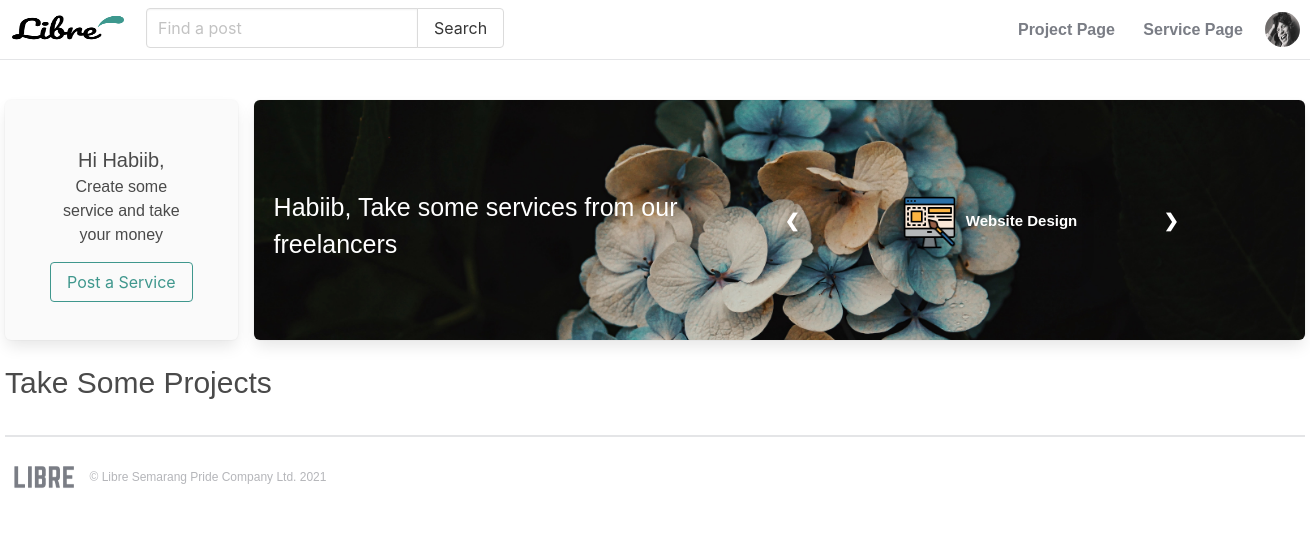
The page /service/sellerpage/ (signed in) on the database as committed earlier.
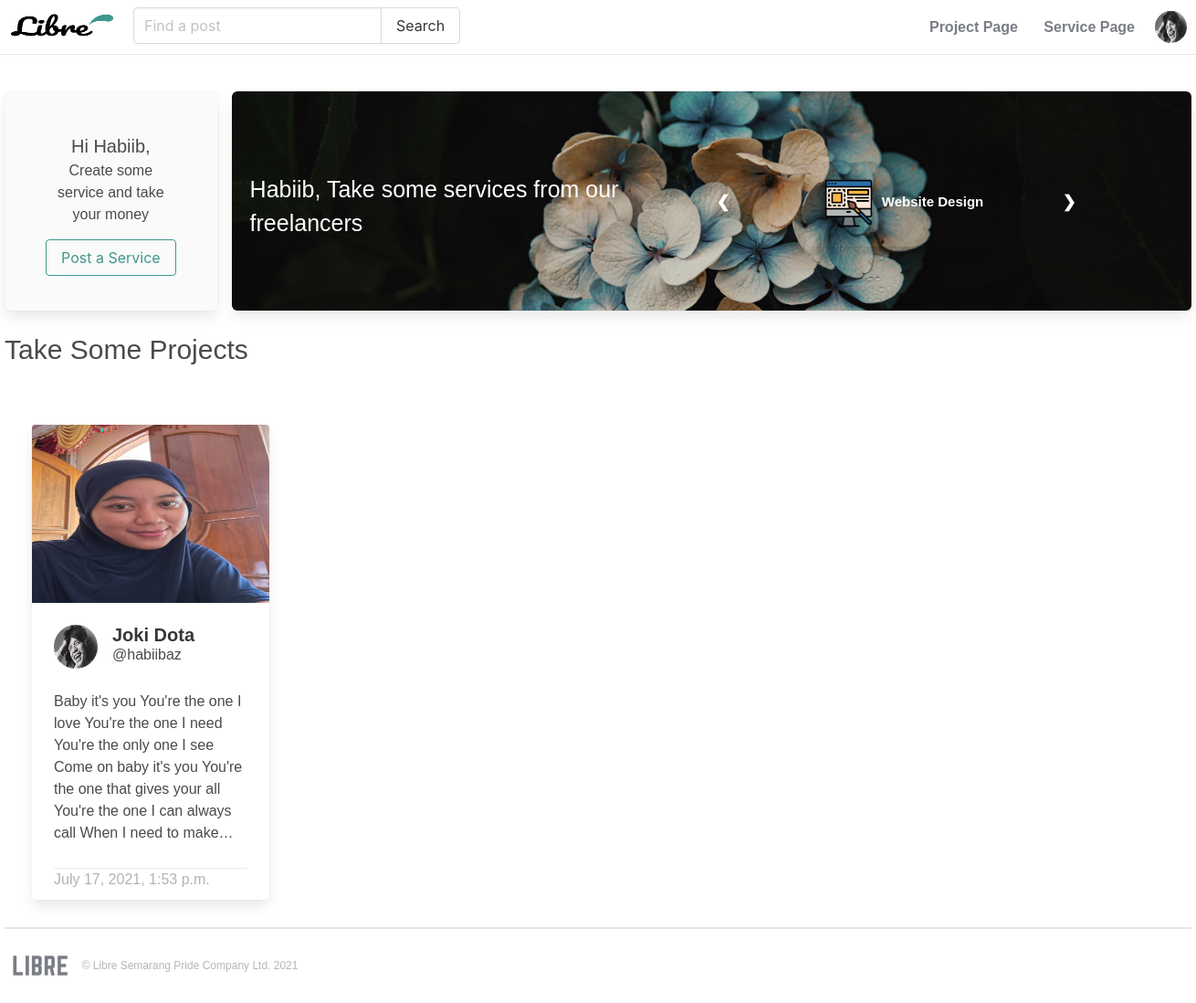
The same page on the database as committed later.
### service/models.py (models this page shows, shortened)
class ServicePost(models.Model):
	title 					= models.CharField(max_length=50, null=False, blank=False)
	description				= models.TextField(max_length=2000, null=False, blank=False)
	date_published 			= models.DateTimeField(auto_now_add=True, verbose_name="date published")
	date_updated 			= models.DateTimeField(auto_now=True, verbose_name="date updated")
	author 					= models.ForeignKey(settings.AUTH_USER_MODEL, on_delete=models.CASCADE)
	category				= models.ForeignKey(settings.AUTH_CAT_MODEL, on_delete=models.CASCADE, null=True, blank=True)
	subcategory				= models.ForeignKey(settings.AUTH_SUBCAT_MODEL, on_delete=models.CASCADE, null=True, blank=True)
	image		 			= models.ImageField(upload_to=upload_location, null=True, blank=True)
	slug 					= models.SlugField()

### account/models.py (models this page shows, shortened)
class Account (AbstractBaseUser):
	email					= models.EmailField(verbose_name='email', unique= True)
	username				= models.CharField(max_length=30, unique=True)
	date_joined				= models.DateTimeField(verbose_name='date joined', auto_now_add=True)
	last_login				= models.DateTimeField(verbose_name='last login', auto_now=True)
	is_admin				= models.BooleanField(default=False)
	is_active				= models.BooleanField(default=True)
	is_staff				= models.BooleanField(default=False)
	is_superuser			= models.BooleanField(default=False)
	image					= models.ImageField(upload_to=upload_location, null=True, blank=True)
	first_name				= models.CharField(max_length=50, null=True, blank=True)
	last_name				= models.CharField(max_length=50, null=True, blank=True)
	origin					= models.CharField(max_length=50, null=True, blank=True)
	status					= models.CharField(max_length=50, null=True, blank=True)
	description				= models.TextField(max_length=2000, null=True, blank=True)
	slug 					= models.SlugField()
	USERNAME_FIELD = 'email'
	REQUIRED_FIELDS = ['username']
	objects = MyAccountManager()

### service/views.py (the view)
# urls.py: path('sellerpage/', sellerpage, name="sellerpage"),
@login_required
def sellerpage(request):
	context = {}
	user = request.user
	account = Account.objects.filter(email=request.user.email).first()
	service = ServicePost.objects.all()
	context['account'] = account
	context['service'] = service
	return render(request, 'service/sellerpage.html', context)

### service/templates/service/sellerpage.html (shortened to what the changed rows need)
{% load static %}
<!DOCTYPE html>
<html>
    <head>
        <link rel="stylesheet" href="https://cdn.jsdelivr.net/npm/bulma@0.9.2/css/bulma.min.css">
        <link rel="stylesheet" href="https://pro.fontawesome.com/releases/v5.10.0/css/all.css"/>
        <link rel="stylesheet" type="text/css" href="{% static 'css/main.css' %}">
    </head>
    <body>
      {% if request.user.is_authenticated %}
      <div class="buyerpage-container" id="buypagecontainer">
        <div class="main">
          <div class="main-body">
          {% for sv in service %}
            <div class="card" id="postcard">
              <div class="card-image">
                <figure class="image is-4by3">
                  <img src="{{sv.image.url}}" alt="Placeholder image">
                </figure>
              </div>
              <div class="card-content">
                <div class="media">
                  <div class="media-left">
                    <figure class="image is-square is-48x48">
                      <img class="is-rounded" src="{{sv.author.image.url}}" alt="Placeholder image">
                    </figure>
                  </div>
                  <div class="media-content">
                    <a href="{% url 'service:detail-service' sv.slug %}">
                      <p class="title is-4" id="post-title">{{sv.title}}</p>
                    </a>
                    <a href="{% url 'profile' sv.author.slug %}">
                      <p class="subtitle is-6">@{{sv.author.username}}</p>
                    </a>
                  </div>
                </div>
                <div class="content" id="post-body">
                  {{sv.description|safe}}
                </div>
                <footer class="card-footer">
                  <time datetime="2016-1-1">{{sv.date_published}}</time>
                </footer>
              </div>
            </div>
          {% endfor %}
          </div>
        </div>
      </div>
    {% endif %}
    </body>
</html>

Rows that differ between the two databases and show on the page:
added ServicePost: image (picture), author.image (picture), title "Joki Dota", author.username "habiibaz", description "Baby it's you You're the one I love You're the one I need You're the only one I see Come on baby it's you You're the one that gives your all You're the one I can always call When I need to…", date_published "July 17, 2021, 1:53 p.m."
